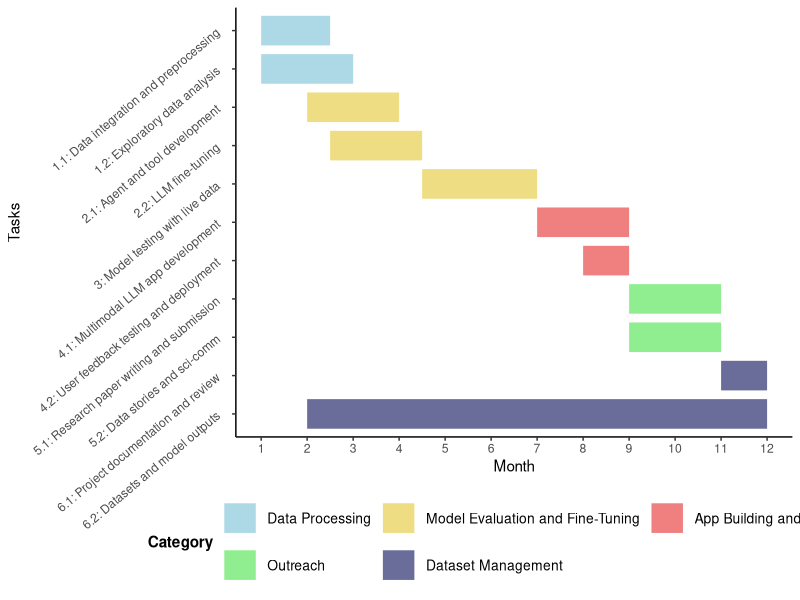

Generate this figure with R:
# Install necessary packages
install.packages("ggplot2")
install.packages("dplyr")
install.packages("tidyverse")

# Load libraries
library(ggplot2)
library(dplyr)
library(tidyverse)

# Create a dataframe for the Gantt chart with hypothetical months and categories
tasks <- data.frame(
  Task = c("1.1: Data integration and preprocessing", "1.2: Exploratory data analysis", 
           "2.1: Agent and tool development","2.2: LLM fine-tuning",  
           "3: Model testing with live data", 
           "4.1: Multimodal LLM app development", 
           "4.2: User feedback testing and deployment", 
           "5.1: Research paper writing and submission", "5.2: Data stories and sci-comm",
           "6.1: Project documentation and review", "6.2: Datasets and model outputs"),
  Start_Month = c(1,   1, 2, 2.5, 4.5, 7,  8,  9,  9,  11, 2),
  End_Month =   c(2.5, 3, 4, 4.5, 7,   9,  9,  11, 11, 12, 12),
  Category = c("Data Processing", "Data Processing", 
               "Model Evaluation and Fine-Tuning", "Model Evaluation and Fine-Tuning", 
               "Model Evaluation and Fine-Tuning",
               "App Building and Deployment", "App Building and Deployment", 
               "Outreach", "Outreach",
               "Dataset Management", "Dataset Management")
)

tasks$Category <- as.factor(tasks$Category)

# Manually set task order to start at 1.1 and end at 6.2
task_order <- c("1.1: Data integration and preprocessing", "1.2: Exploratory data analysis", 
                "2.1: Agent and tool development","2.2: LLM fine-tuning",  
                "3: Model testing with live data", 
                "4.1: Multimodal LLM app development", 
                "4.2: User feedback testing and deployment", 
                "5.1: Research paper writing and submission", "5.2: Data stories and sci-comm",
                "6.1: Project documentation and review", "6.2: Datasets and model outputs")

tasks$Task <- factor(tasks$Task, levels = task_order)

# 2. -----
# Reorder the categories to ensure they appear correctly in the legend
tasks$Category <- factor(tasks$Category, levels = c("Data Processing", "Model Evaluation and Fine-Tuning", 
                                                    "App Building and Deployment", "Outreach", "Dataset Management"))

tasks$Task <- factor(tasks$Task, levels = rev(unique(tasks$Task)))
# Plot the Gantt chart with categories using geom_tile and reverse the y-axis
(gantt_chart <- ggplot(tasks, aes(x = Start_Month, y = Task, color = Category)) +
    geom_segment(aes(xend = End_Month, yend = Task), size = 10) +  # Thicker lines
    scale_color_manual(values = c(
      "Data Processing" = "lightblue",       
      "Model Evaluation and Fine-Tuning" = "lightgoldenrod",
      "App Building and Deployment" = "lightcoral",    
      "Outreach" = "lightgreen",            
      "Dataset Management" = "#6a6d9a"     
    )) +
    scale_y_reverse() +
    labs(x = "Month", y = "Tasks", color = "Category") +
    scale_x_continuous(breaks = 1:12, limits = c(1, 12)) +
    scale_y_discrete(labels = function(x) str_wrap(x, width = 50)) +
    theme_classic() +
    theme(
      axis.text.y = element_text(angle = 40, hjust = 1, margin = margin(r = 10)),  # Add margin between y-axis labels and axis
      legend.position = "bottom",
      legend.title = element_text(face = "bold"),
      legend.text = element_text(size = 10),
      legend.box = "vertical" ) +
    guides(colour = guide_legend(nrow = 2, byrow = TRUE)))


